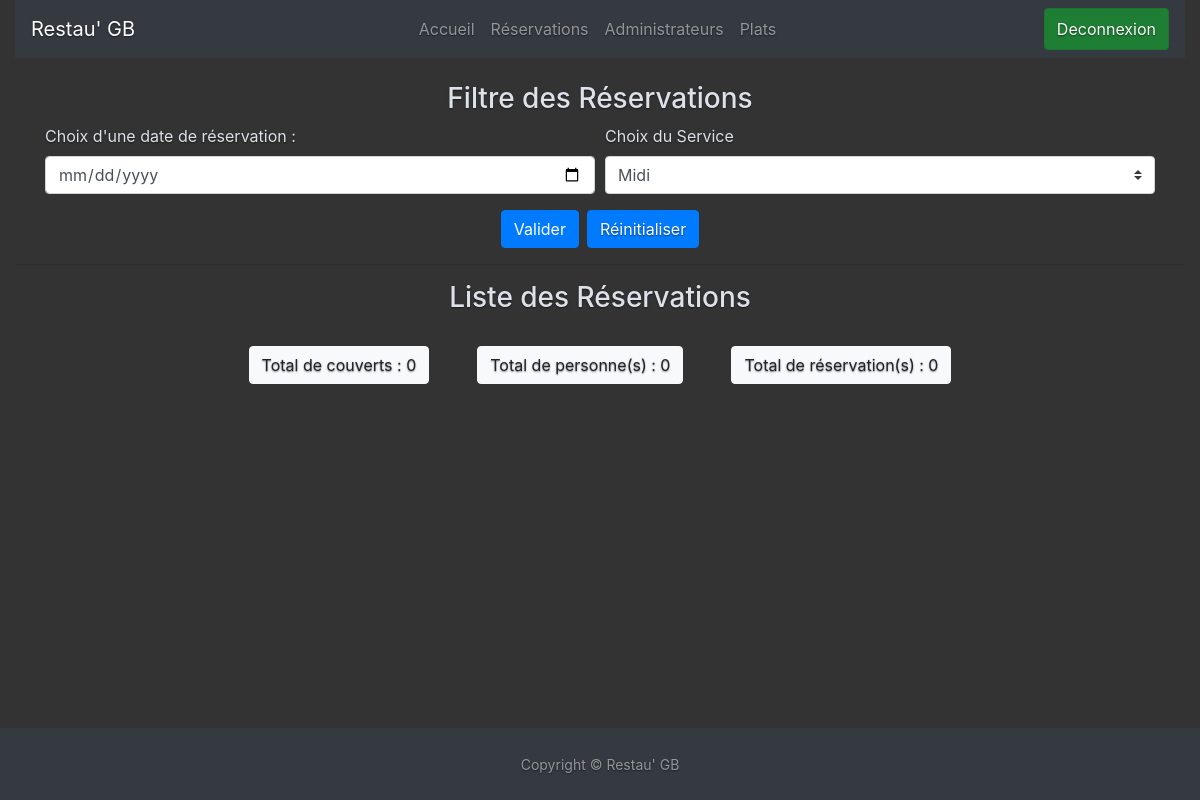
Page /Panel_Admin/admin_reserv.php (signed in) on the earlier database version.
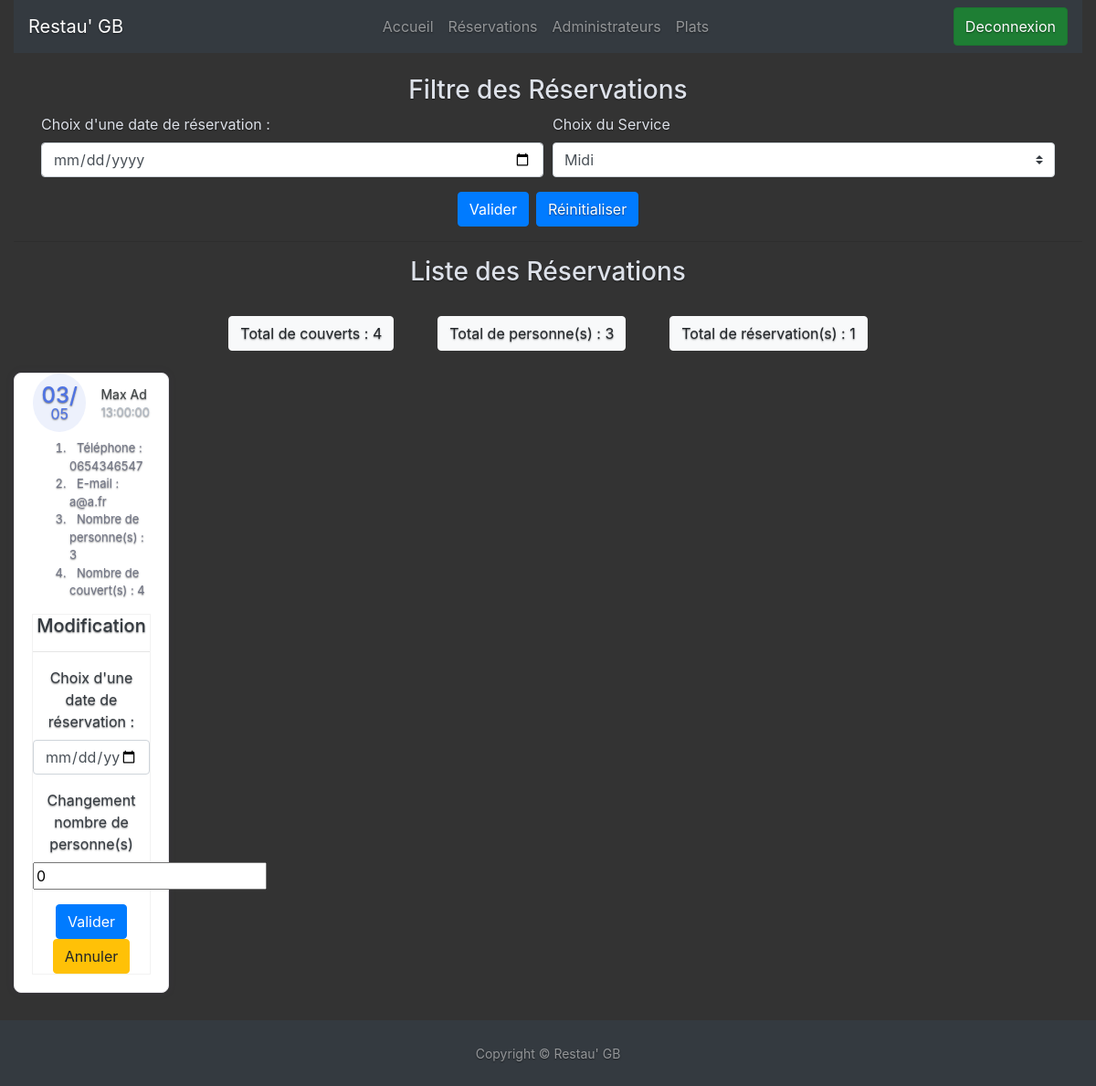
Same page on the later database version.
### tables this page shows
CREATE TABLE IF NOT EXISTS `reservations` (
  `id_Reservation` int(10) NOT NULL AUTO_INCREMENT,
  `prenom` varchar(255) NOT NULL,
  `nom` varchar(255) NOT NULL,
  `telephone` int(11) NOT NULL,
  `mail` varchar(255) NOT NULL,
  `date_Reservation` datetime NOT NULL,
  `nbr_Personnes` int(2) NOT NULL,
  `service` varchar(10) NOT NULL,
  PRIMARY KEY (`id_Reservation`)
);

### Panel_Admin/functions.php (called while the page is built, shortened)
<?php
    function CountAllReserv($date,$service){
        include 'database.php';
        if ($service == "Midi/Soir"){
            $requete = mysqli_query($db,"SELECT * FROM reservations WHERE date_Reservation = '". $date ."'");
        }elseif ($service == "All"){
            $requete = mysqli_query($db,"SELECT * FROM reservations");
        }else {
            $requete = mysqli_query($db,"SELECT * FROM reservations WHERE date_Reservation = '". $date ."' AND service = '". $service ."'");
        }
        $NbrCouverts = 0;
        $NbrPersonnes = 0;
        $NbrReserv = 0;
        while ($ligne = mysqli_fetch_assoc($requete)){
            $nbrPers = intval($ligne['nbr_Personnes']);
            if ($nbrPers%2 != 0){
                $NbrCouverts = $NbrCouverts+($nbrPers+1);
            }else {
                $NbrCouverts = $NbrCouverts+$nbrPers;
            }
            $NbrPersonnes = $NbrPersonnes+$nbrPers;
            $NbrReserv++;
        };
        return [$NbrCouverts,$NbrPersonnes,$NbrReserv];
    }
?>

### Panel_Admin/admin_reserv.php (the view, shortened to what the changed rows need)
<?php
	include 'functions.php';
    include 'database.php';
?>
<!doctype html>
<html lang="en">
  <head>
    <link rel="stylesheet" href="https://cdn.jsdelivr.net/npm/bootstrap@4.6.1/dist/css/bootstrap.min.css">
    <link rel="stylesheet" href="https://cdn.jsdelivr.net/npm/bootstrap-icons@1.8.1/font/bootstrap-icons.css">
    <link rel="stylesheet" href="CSS/style_reserv.css">
  </head>
  <body class="d-flex flex-column min-vh-100">
      <div class="container-fluid rgba-gradient">
        <br>
        <br>
        <section>
            <div class="container">
                <div class="row justify-content-center">
                  <?php
                      $lenDate = 0;
                      if ($lenDate > 0){
                        $requete;
                        if ($_SESSION["save_date"] == NULL && $lenDate > 0){
                          $_SESSION["save_date"] = $choiceDate;
                        }else if ($_SESSION["save_date"] != NULL && $lenDate > 0) {
                          $_SESSION["save_date"] = $choiceDate;
                        }else if ($_SESSION["save_date"] != NULL && $lenDate == 0){
                          $choiceDate = $_SESSION["save_date"];
                        }
                        if ($choiceService == "Midi/Soir"){
                          $requete = mysqli_query($db,"SELECT * FROM reservations WHERE date_Reservation = '". $choiceDate ."'");
                        }else {
                          $requete = mysqli_query($db,"SELECT * FROM reservations WHERE date_Reservation = '". $choiceDate ."' AND service = '". $choiceService ."'");
                        }
                      }else {
                        $requete = mysqli_query($db,"SELECT * FROM reservations");
                      }
                      if ($lenDate > 0){
                        $dataReserv = CountAllReserv($choiceDate,$choiceService);
                        echo '
                          <br><div class="col-xs-6 btn btn-light mr-5">Date choisi : '.$choiceDate.'</div>
                          <div class="col-xs-6 btn btn-light mr-5">Service : '.$choiceService.'</div>
                        ';
                      }else {
                        $dataReserv = CountAllReserv("","All");
                      }
                        echo '
                        <br><div class="col-xs-4 btn btn-light mr-5">Total de couverts : '.$dataReserv[0].'</div>
                        <div class="col-xs-4 btn btn-light mr-5">Total de personne(s) : '.$dataReserv[1].'</div>
                        <div class="col-xs-4 btn btn-light">Total de réservation(s) : '.$dataReserv[2].'</div>
                        </div>
                        ';
                        echo '</div><br>
                        <div class="row">';
                        while ($ligne = mysqli_fetch_assoc($requete)){
                          if (isset($_SESSION['perm_gest_reserv'])){
                            if ($_SESSION['perm_gest_reserv'] == 1){
                              $nbrCouverts = 0;
                              if ($ligne['nbr_Personnes']%2 != 0){
                                $nbrCouverts = $nbrCouverts+($ligne['nbr_Personnes']+1);
                              }else {
                                $nbrCouverts = $nbrCouverts+$ligne['nbr_Personnes'];
                              }
                              echo '<div class="col-lg-2">
                              <div class="card card-margin">
                                  <div class="card-body pt-0">
                                      <div class="widget-49">
                                        <div class="widget-49-title-wrapper">
                                            <div class="widget-49-date-primary">
                                                <span class="widget-49-date-day">'.date('d', strtotime($ligne['date_Reservation'])).'/</span>
                                                <span class="widget-49-date-month">'.date('m', strtotime($ligne['date_Reservation'])).'</span>
                                            </div>
                                            <div class="widget-49-meeting-info">
                                                <span class="widget-49-pro-title">'.$ligne['prenom'].' '.$ligne['nom'].'</span>
                                                <span class="widget-49-meeting-time">'.date('H:i:s', strtotime($ligne['date_Reservation'])).'</span>
                                            </div>
                                        </div>
                                        <ol class="widget-49-meeting-points">
                                            <li class="widget-49-meeting-item"><span>Téléphone : 0'.$ligne['telephone'].'</span></li>
                                            <li class="widget-49-meeting-item"><span>E-mail : '.$ligne['mail'].'</span></li>
                                            <li class="widget-49-meeting-item"><span>Nombre de personne(s) : '.$ligne['nbr_Personnes'].'</span></li>
                                            <li class="widget-49-meeting-item"><span>Nombre de couvert(s) : '.$nbrCouverts.'</span></li>
                                        </ol>
                                        <div class="widget-49-meeting-action text-center text-dark">
                                          <h5 class="text-center">Modification</h5><hr>
                                          <form action="./admin_reserv.php" enctype="multipart/form-data" method="post">
                                            <div class="form-group">
                                              <label for="start">Choix d\'une date de réservation :</label>
                                              <input type="date" id="start" name="trip-start2" class="form-control"  value="jj/mm/aaaa" min="2018-01-01" max="2023-01-01">
                                            </div>
                                            <div class="form-group">
                                              <label for="nbr_personne">Changement nombre de personne(s)</label>
                                              <input type="number" name="nbr_personne" value="0" >
                                              <input id="id_Reserv" name="id_Reserv" type="hidden" value="'.$ligne['id_Reservation'].'">
                                            </div>
                                            <input type="submit" class="btn btn-primary" value="Valider" name="Valider">
                                            <input type="submit" class="btn btn-warning" value="Annuler" name="Annuler">
                                          </form>
                                        </div>
                                      </div>
                                  </div>
                              </div>
                              </div>';
                            }
                          }
                        }
                    ?>
                    </div>
           </div>
  </body>
</html>

Differences in the rows shown:
added reservations: date_Reservation "03", date_Reservation "05", prenom "Max", nom "Ad", date_Reservation "13:00:00", telephone "654346547", mail "a@a.fr", nbr_Personnes "3", nbrCouverts "4"
Other differences:
$dataReserv[0]: "0" → "4"
$dataReserv[1]: "0" → "3"
$dataReserv[2]: "0" → "1"
